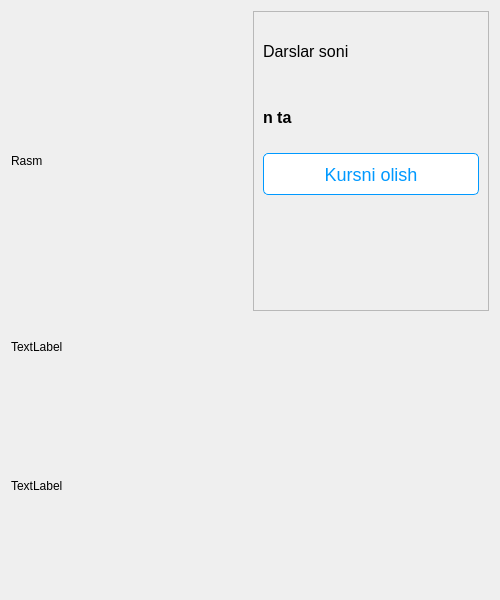
<?xml version="1.0" encoding="UTF-8"?>
<ui version="4.0">
 <class>Kurs</class>
 <widget class="QWidget" name="Kurs">
  <property name="geometry">
   <rect>
    <x>0</x>
    <y>0</y>
    <width>500</width>
    <height>600</height>
   </rect>
  </property>
  <property name="minimumSize">
   <size>
    <width>500</width>
    <height>600</height>
   </size>
  </property>
  <property name="maximumSize">
   <size>
    <width>700</width>
    <height>800</height>
   </size>
  </property>
  <property name="windowTitle">
   <string>Form</string>
  </property>
  <property name="styleSheet">
   <string notr="true">QPushButton{
	font-size: 18px;
    font-family:&quot;MS Shell Dlg 2&quot;;
    height: 40px;
	background:#fff;
	color:#0099ff;
	border: 1px solid #09f;
border-radius: 5px;
margin: 0;
}
QPushButton:hover{
	background-color:#333;
	border: 3px solid #09f;
}</string>
  </property>
  <layout class="QGridLayout" name="gridLayout">
   <item row="1" column="0" colspan="2">
    <widget class="QLabel" name="label_3">
     <property name="minimumSize">
      <size>
       <width>0</width>
       <height>40</height>
      </size>
     </property>
     <property name="maximumSize">
      <size>
       <width>16777215</width>
       <height>60</height>
      </size>
     </property>
     <property name="text">
      <string>TextLabel</string>
     </property>
    </widget>
   </item>
   <item row="3" column="0" colspan="2">
    <widget class="QLabel" name="label_4">
     <property name="text">
      <string>TextLabel</string>
     </property>
     <property name="wordWrap">
      <bool>true</bool>
     </property>
    </widget>
   </item>
   <item row="0" column="1">
    <widget class="QFrame" name="frame">
     <property name="minimumSize">
      <size>
       <width>160</width>
       <height>200</height>
      </size>
     </property>
     <property name="maximumSize">
      <size>
       <width>300</width>
       <height>300</height>
      </size>
     </property>
     <property name="frameShape">
      <enum>QFrame::StyledPanel</enum>
     </property>
     <property name="frameShadow">
      <enum>QFrame::Raised</enum>
     </property>
     <layout class="QGridLayout" name="gridLayout_2">
      <item row="0" column="0">
       <layout class="QVBoxLayout" name="verticalLayout">
        <item>
         <widget class="QLabel" name="label">
          <property name="minimumSize">
           <size>
            <width>0</width>
            <height>60</height>
           </size>
          </property>
          <property name="font">
           <font>
            <pointsize>12</pointsize>
           </font>
          </property>
          <property name="text">
           <string>Darslar soni</string>
          </property>
         </widget>
        </item>
        <item>
         <widget class="QLabel" name="label_2">
          <property name="minimumSize">
           <size>
            <width>0</width>
            <height>60</height>
           </size>
          </property>
          <property name="font">
           <font>
            <pointsize>12</pointsize>
            <weight>75</weight>
            <bold>true</bold>
           </font>
          </property>
          <property name="text">
           <string>n ta</string>
          </property>
         </widget>
        </item>
        <item>
         <widget class="QPushButton" name="pushButton">
          <property name="text">
           <string>Kursni olish</string>
          </property>
         </widget>
        </item>
        <item>
         <spacer name="verticalSpacer">
          <property name="orientation">
           <enum>Qt::Vertical</enum>
          </property>
          <property name="sizeHint" stdset="0">
           <size>
            <width>20</width>
            <height>20</height>
           </size>
          </property>
         </spacer>
        </item>
       </layout>
      </item>
     </layout>
    </widget>
   </item>
   <item row="0" column="0">
    <widget class="QLabel" name="label_5">
     <property name="text">
      <string>Rasm</string>
     </property>
    </widget>
   </item>
  </layout>
 </widget>
 <resources/>
 <connections/>
</ui>
